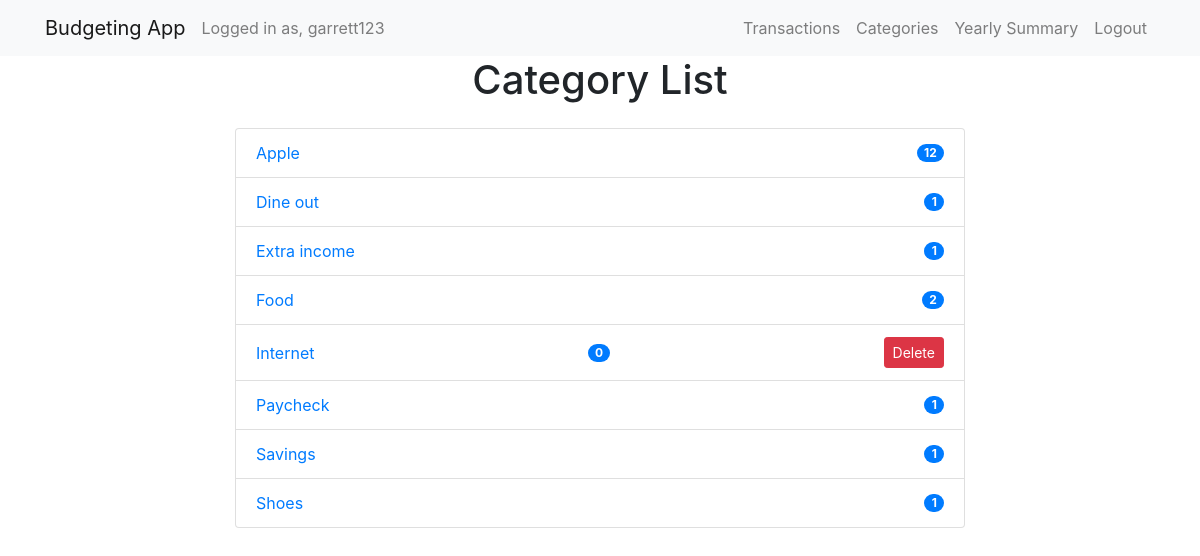
The page /category_list/ (signed in) on the database as committed earlier.
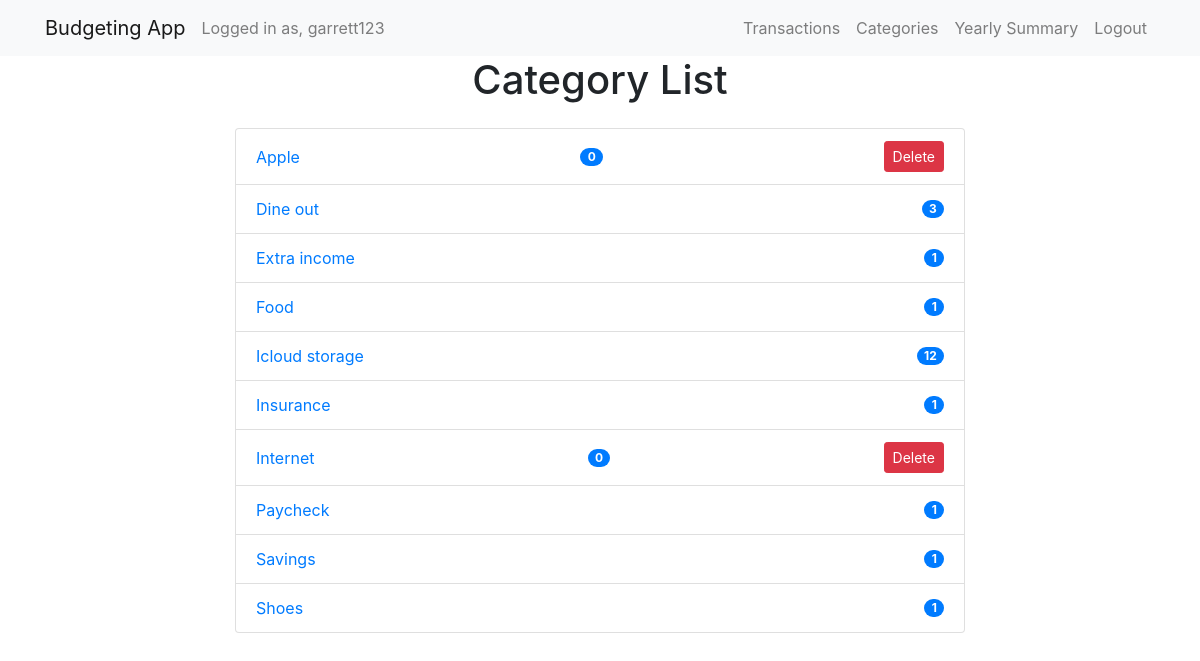
The same page on the database as committed later.
### budget/models.py (models this page shows, shortened)
class Category(models.Model):
    user = models.ForeignKey(User, on_delete=models.CASCADE)
    name = models.CharField(max_length=255)

### budget/views.py (the view)
# urls.py: path('category_list/', views.category_list, name='category_list'),
@login_required
def category_list(request):
    categories = Category.objects.filter(user=request.user).annotate(transaction_count=Count('transaction')).order_by('name')
    return render(request, 'category_list.html', {'categories': categories})

### budget/context_processors.py (called while the page is built)
def default_year_month(request):
    current_date = datetime.now()
    default_year = current_date.year
    default_month = current_date.month
    return {
        'default_year': default_year,
        'default_month': default_month,
    }

### budget/templates/category_list.html (shortened to what this page needs)
{% extends 'layout.html' %}
{% load static %}
{% block content %}
<div class="container">
    <div class="row">
        <div class="col-md-8 offset-md-2">
            <h1 class="text-center mb-4">Category List</h1>
            <ul class="list-group">
                {% for category in categories %}
                <li class="list-group-item">
                    <div class="d-flex justify-content-between align-items-center">
                        <a href="{% url 'category_detail' category.id %}" class="text-decoration-none">{{ category.name }}</a>
                        <span class="badge badge-primary badge-pill">{{ category.transaction_count }}</span>
                        {% if category.transaction_count == 0 %}
                            <form action="{% url 'delete_category' category.id %}" method="post">
                                <button type="submit" class="btn btn-sm btn-danger">Delete</button>
                            </form>
                        {% endif %}
                    </div>
                </li>
                {% endfor %}
            </ul>
        </div>
    </div>
</div>
{% endblock %}

Rows that differ between the two databases and show on the page:
shown differently, row unchanged: Category "Apple": transaction_count "12" → "0"; now shows "Delete"
computed for Category "Dine out": transaction_count "1" → "3"
computed for Category "Food": transaction_count "2" → "1"
added Category: name "Icloud storage", transaction_count "12"
added Category: name "Insurance", transaction_count "1"
